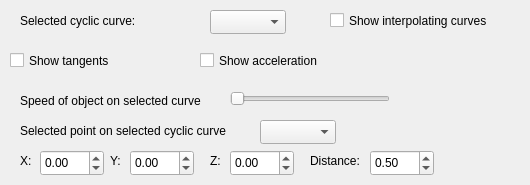
   <widget class="QWidget" name="tab_4">
    <attribute name="title">
     <string>Lab3</string>
    </attribute>
    <widget class="QLabel" name="label_12">
     <property name="geometry">
      <rect>
       <x>20</x>
       <y>10</y>
       <width>181</width>
       <height>21</height>
      </rect>
     </property>
     <property name="text">
      <string>Selected cyclic curve:</string>
     </property>
    </widget>
    <widget class="QComboBox" name="selectedCyclicCurve">
     <property name="geometry">
      <rect>
       <x>210</x>
       <y>10</y>
       <width>76</width>
       <height>24</height>
      </rect>
     </property>
    </widget>
    <widget class="QCheckBox" name="showCyclicCurves">
     <property name="geometry">
      <rect>
       <x>330</x>
       <y>10</y>
       <width>191</width>
       <height>21</height>
      </rect>
     </property>
     <property name="text">
      <string>Show interpolating curves</string>
     </property>
    </widget>
    <widget class="QCheckBox" name="showTangents">
     <property name="geometry">
      <rect>
       <x>10</x>
       <y>50</y>
       <width>181</width>
       <height>21</height>
      </rect>
     </property>
     <property name="text">
      <string>Show tangents</string>
     </property>
    </widget>
    <widget class="QCheckBox" name="showAccelerations">
     <property name="geometry">
      <rect>
       <x>200</x>
       <y>50</y>
       <width>181</width>
       <height>21</height>
      </rect>
     </property>
     <property name="text">
      <string>Show acceleration</string>
     </property>
    </widget>
    <widget class="QLabel" name="label_13">
     <property name="geometry">
      <rect>
       <x>20</x>
       <y>90</y>
       <width>221</width>
       <height>21</height>
      </rect>
     </property>
     <property name="text">
      <string>Speed of object on selected curve</string>
     </property>
    </widget>
    <widget class="QSlider" name="speedOfSelectedCurve">
     <property name="geometry">
      <rect>
       <x>230</x>
       <y>90</y>
       <width>160</width>
       <height>17</height>
      </rect>
     </property>
     <property name="maximum">
      <number>5</number>
     </property>
     <property name="orientation">
      <enum>Qt::Horizontal</enum>
     </property>
    </widget>
    <widget class="QLabel" name="label_14">
     <property name="geometry">
      <rect>
       <x>20</x>
       <y>120</y>
       <width>241</width>
       <height>21</height>
      </rect>
     </property>
     <property name="text">
      <string>Selected point on selected cyclic curve</string>
     </property>
    </widget>
    <widget class="QComboBox" name="selectedPoint">
     <property name="geometry">
      <rect>
       <x>260</x>
       <y>120</y>
       <width>76</width>
       <height>24</height>
      </rect>
     </property>
    </widget>
    <widget class="QDoubleSpinBox" name="selectedX">
     <property name="geometry">
      <rect>
       <x>40</x>
       <y>150</y>
       <width>64</width>
       <height>26</height>
      </rect>
     </property>
     <property name="minimum">
      <double>-99.000000000000000</double>
     </property>
    </widget>
    <widget class="QDoubleSpinBox" name="selectedY">
     <property name="geometry">
      <rect>
       <x>130</x>
       <y>150</y>
       <width>64</width>
       <height>26</height>
      </rect>
     </property>
     <property name="minimum">
      <double>-99.000000000000000</double>
     </property>
    </widget>
    <widget class="QDoubleSpinBox" name="selectedZ">
     <property name="geometry">
      <rect>
       <x>230</x>
       <y>150</y>
       <width>64</width>
       <height>26</height>
      </rect>
     </property>
     <property name="minimum">
      <double>-99.000000000000000</double>
     </property>
    </widget>
    <widget class="QLabel" name="label_15">
     <property name="geometry">
      <rect>
       <x>20</x>
       <y>150</y>
       <width>21</width>
       <height>21</height>
      </rect>
     </property>
     <property name="text">
      <string>X:</string>
     </property>
    </widget>
    <widget class="QLabel" name="label_16">
     <property name="geometry">
      <rect>
       <x>110</x>
       <y>150</y>
       <width>21</width>
       <height>21</height>
      </rect>
     </property>
     <property name="text">
      <string>Y:</string>
     </property>
    </widget>
    <widget class="QLabel" name="label_17">
     <property name="geometry">
      <rect>
       <x>210</x>
       <y>150</y>
       <width>21</width>
       <height>21</height>
      </rect>
     </property>
     <property name="text">
      <string>Z:</string>
     </property>
    </widget>
    <widget class="QLabel" name="label_18">
     <property name="geometry">
      <rect>
       <x>310</x>
       <y>150</y>
       <width>81</width>
       <height>21</height>
      </rect>
     </property>
     <property name="text">
      <string>Distance:</string>
     </property>
    </widget>
    <widget class="QDoubleSpinBox" name="distance">
     <property name="geometry">
      <rect>
       <x>370</x>
       <y>150</y>
       <width>64</width>
       <height>26</height>
      </rect>
     </property>
     <property name="minimum">
      <double>0.000000000000000</double>
     </property>
     <property name="maximum">
      <double>1.000000000000000</double>
     </property>
     <property name="singleStep">
      <double>0.010000000000000</double>
     </property>
     <property name="value">
      <double>0.500000000000000</double>
     </property>
    </widget>
   </widget>
